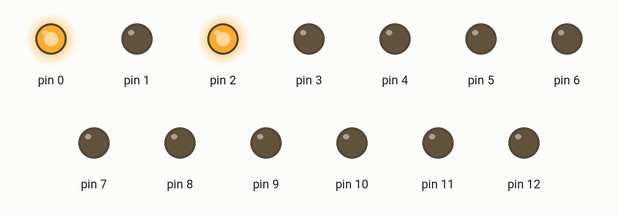
Recording of a sketch running on a simulated Arduino Uno, built with avr-gcc and run on an emulated ATmega328P. On the bench: output pins drawn as LEDs (lit = HIGH).

Above: at 0.1 s.
Timing chart, 0 to 1.6 s (numbered marks = the images above):
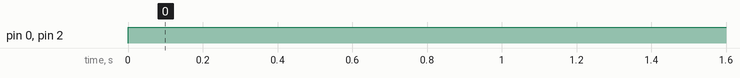

The sketch:

playing_with_led.ino
```cpp
void setup() {
  // put your setup code here, to run once:
//  Serial.begin(9600);
  for(int i=0;i<13;i++){
    pinMode(i,OUTPUT);
    }


}

void loop() {
  digitalWrite(2,HIGH);
  digitalWrite(0,HIGH);
  delay(2000);
  //Serial.println(getTemperature(A5));

}

int getTemperature(int pin) {
  int temp = 0;
  temp = analogRead(pin);
  return temp * 500 / 1023;
}
```

Measured:
- by itself, pin 0, pin 2: LOW → HIGH at 0.00 s
